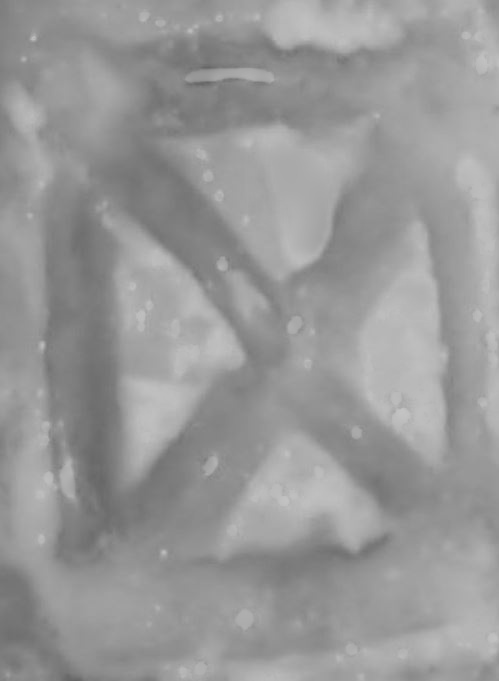
//> input picture Pycode/ReflectionCorrected/Capture.JPG, 499 x 681 px
$ ./perspectiveProjection ../Pycode/ReflectionCorrected/Capture.JPG   (built with g++ and OpenCV 4)
//> lines starting //> are read from the running program, lines starting //| are printed output that depends on the picture; after the words box and inside, x2 and y2 are one past the last pixel; in counts of white or black regions, pixels touching at a corner belong together
#include "opencv2/imgcodecs.hpp"
#include "opencv2/highgui.hpp"
#include "opencv2/imgproc.hpp"
#include "opencv2/opencv.hpp"
#include <bits/stdc++.h>

cv::Mat colImage;

std::string type2str(int type) {
  std::string r;
  uchar depth = type & CV_MAT_DEPTH_MASK;
  uchar chans = 1 + (type >> CV_CN_SHIFT);
  switch ( depth ) {
    case CV_8U:  r = "8U"; break;
    case CV_8S:  r = "8S"; break;
    case CV_16U: r = "16U"; break;
    case CV_16S: r = "16S"; break;
    case CV_32S: r = "32S"; break;
    case CV_32F: r = "32F"; break;
    case CV_64F: r = "64F"; break;
    default:     r = "User"; break;
  }
  r += "C";
  r += (chans+'0');
  return r;
}

int No_Of_Point;

void CallBackFunc(int event, int x, int y, int flags, void* ptr){
  std::vector<cv::Point2f> *vec = static_cast<std::vector<cv::Point2f> *>(ptr);
  if( event == cv::EVENT_LBUTTONDOWN ){
    if(No_Of_Point < 4) {
      vec->push_back(cv::Point2f(x,y));
      // circle(colImage,cv::Point2f(x,y),4,cv::Scalar(0,0,255),2, 8, 0);
      No_Of_Point++;
      std::cout<<(*vec)<<"\n";
    }
    std::cout << "Left button of the mouse is clicked - position (" << x << ", " << y << ")" <<"\n";
  }
  else if  ( event == cv::EVENT_RBUTTONDOWN ){

    std::cout << "Right button of the mouse is clicked - position (" << x << ", " << y << ")" << "\n";
  }
  else if  ( event == cv::EVENT_MBUTTONDOWN ){
    std::cout << "Middle button of the mouse is clicked - position (" << x << ", " << y << ")" << "\n";
  }

}

int main(int argc, char** argv){
  No_Of_Point = 0;
  colImage = cv::imread(argv[1],CV_LOAD_IMAGE_UNCHANGED);
//> colImage is the input picture: 681 rows x 499 cols, CV_8UC1; min 100, max 196, mean 152
  cv::Mat image = cv::imread(argv[1],CV_LOAD_IMAGE_GRAYSCALE);
  std::cout<<type2str(image.type())<<" : gray image \n";
//| 8UC1 : gray image
  std::cout<<type2str(colImage.type())<<" : coloured image \n";
//| 8UC1 : coloured image

  // image Quadilateral or Image plane coordinates
  cv::Point2f imageQuad[4];
  // Output Quadilateral or World plane coordinates
  cv::Point2f outputQuad[4];

  // Lambda Matrix
  cv::Mat lambda( 2, 4, CV_32FC1 );
  //image and Output Image;
  cv::Mat output;

  // Set the lambda matrix the same type and size as image
  lambda = cv::Mat::zeros( image.rows, image.cols, image.type() );

  std::vector<cv::Point2f> vec;
  cv::namedWindow("My Window", CV_WINDOW_FREERATIO);
  cv::setMouseCallback("My Window", CallBackFunc,&vec);
  cv::imshow("My Window",colImage);
  cv::waitKey(0);
//> the left mouse button is pressed and released at (124, 170)
//> the left mouse button is pressed and released at (374, 170)
//> the left mouse button is pressed and released at (374, 510)
//> the left mouse button is pressed and released at (124, 510)
  cv::destroyAllWindows();
  // The 4 points that select quadilateral on the image , from top-left in clockwise order
  // These four pts are the sides of the rect box used as image
  for(int i = 0; i < vec.size(); i++ ) imageQuad[i] = vec[i];
  if(vec.size()<4 ) return(-1);
  // [4 lines of commented-out code are left out]

  for(int i = 0; i < 4; i++ ){
    cv::Point center(cvRound(imageQuad[i].x), cvRound(imageQuad[i].y));
    // int radius = cvRound(circles[i][2]);
    circle( colImage, center, 3, cv::Scalar(0,255,0),2, 8, 0 );
  }
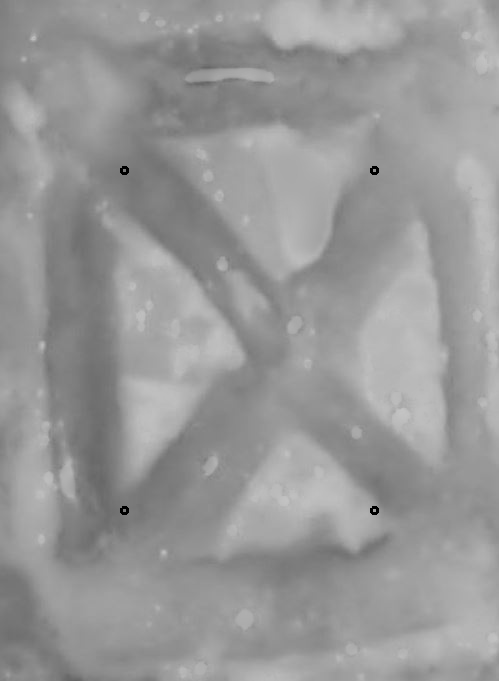
//> colImage: 681 rows x 499 cols, CV_8UC1; 0.07% of pixels changed, all inside (x1, y1, x2, y2) = (120, 166, 379, 515)
  // The 4 points where the mapping is to be done , from top-left in clockwise order
  outputQuad[0] = cv::Point2f( 0,0 );
  outputQuad[1] = cv::Point2f( image.cols-1,50);
  outputQuad[2] = cv::Point2f( image.cols-1,image.rows-1);
  outputQuad[3] = cv::Point2f( 0,image.rows-1  );

  // Get the Perspective Transform Matrix i.e. lambda
  lambda = cv::getPerspectiveTransform( imageQuad, outputQuad );
  // Apply the Perspective Transform just found to the src image
  cv::warpPerspective(image,output,lambda,output.size() );
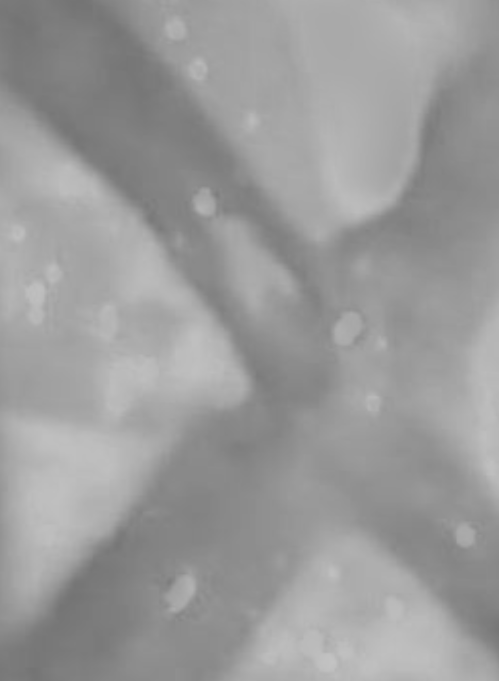
//> output: 681 rows x 499 cols, CV_8UC1; min 116, max 195, mean 154.6


  //Create a window

  //set the callback function for any mouse event
  // cv::namedWindow("original",CV_WINDOW_FREERATIO);
  cv::imshow("original",colImage);
  cv::imshow("Output",output);


  // cv::namedWindow( "Perspective Transform", CV_WINDOW_FREERATIO );
  // cv::imshow( "Perspective Transform", transformed );


  cv::waitKey(0);
  cv::destroyAllWindows();
  return 0;
}
